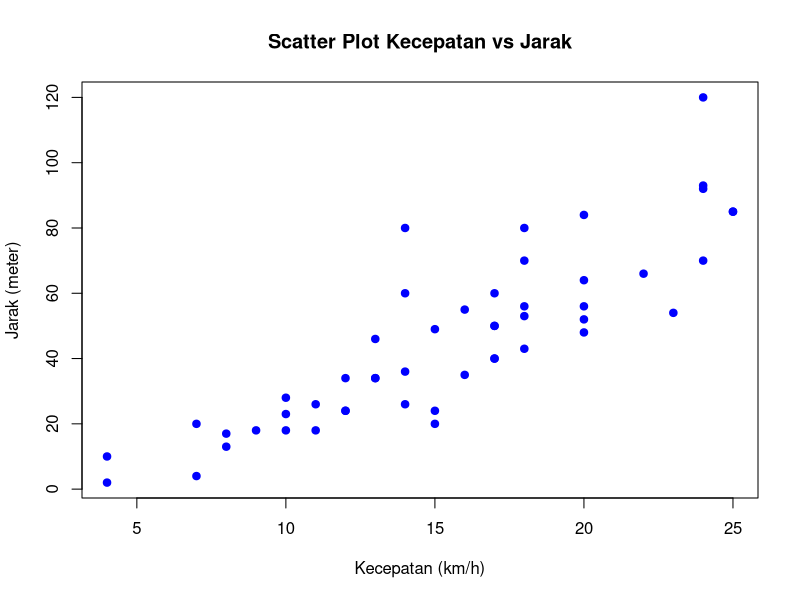
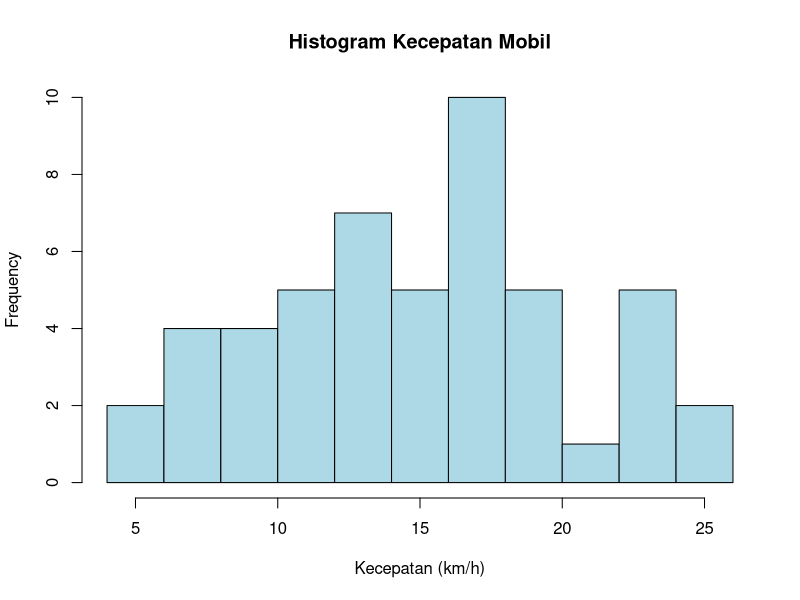

Source code (R) for these figures, in order:
# Membaca data dari file CSV
mobil <- read.csv("mobil.csv")

# a. Rata-rata kecepatan mobil
rata_rata_kecepatan <- mean(mobil$Kecepatan)
print(paste("Rata-rata kecepatan mobil:", rata_rata_kecepatan))

# b. Rata-rata jarak yang ditempuh mobil
rata_rata_jarak <- mean(mobil$Jarak)
print(paste("Rata-rata jarak mobil:", rata_rata_jarak))

# # c. Standar deviasi jarak yang ditempuh mobil
standar_deviasi_jarak <- sd(mobil$Jarak)
print(paste("Standar deviasi jarak mobil:", standar_deviasi_jarak))

# # Membuat scatter plot Kecepatan vs Jarak
plot(mobil$Kecepatan, mobil$Jarak,
     main = "Scatter Plot Kecepatan vs Jarak",
     xlab = "Kecepatan (km/h)",
     ylab = "Jarak (meter)",
     pch = 19, col = "blue")

# # # Membuat histogram kecepatan
hist(mobil$Kecepatan,
     main = "Histogram Kecepatan Mobil",
     xlab = "Kecepatan (km/h)",
     col = "lightblue",
     border = "black",
     breaks = 10)

# Thomas memperoleh nilai 80 untuk ujian Matematika 
# dengan rata
# -rata kelas 75 dan standar deviasi 10. Untuk 
# ujian bahasa Inggris, Thomas memperoleh nilai 75 
# dengan rata
# -rata kelas 70 dan standar deviasi 8. 
# Hitunglah koefisien keragaman untuk nilai ujian 
# Matematika dan bahasa Inggris Thomas


# # Membuat koefisien keragaman
cvMath <- 10 / 75 * 100
cvEnglish <- 8 / 70 * 100
print(paste("Koefisien keragaman Matematika:", cvMath))
print(paste("Koefisien keragaman Bahasa Inggris:", cvEnglish))